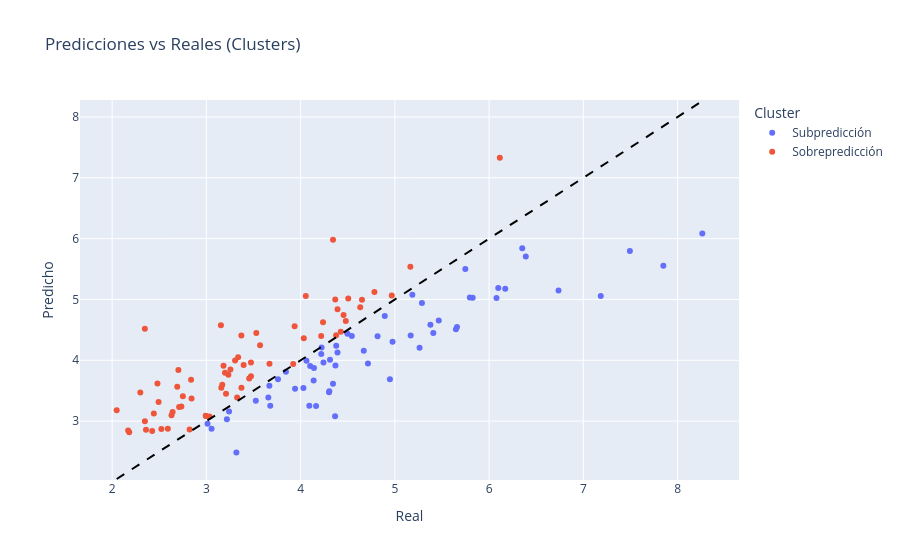

Notebook source saved alongside this figure:
### Code cell
# Cluster: sobre/sub predicción respecto a la identidad
residuos = y_pred - y_test
cluster = pd.Series(['Sobrepredicción' if r > 0 else 'Subpredicción' for r in residuos], 
                     index=y_test.index)

# Visualizar con los 2 clusters
fig = px.scatter(x=y_test, y=y_pred, color=cluster,
                 labels={'x':'Real','y':'Predicho','color':'Cluster'},
                 title='Predicciones vs Reales (Clusters)')
fig.add_shape(type='line', x0=y_test.min(), y0=y_test.min(),
             x1=y_test.max(), y1=y_test.max(),
             line=dict(color='black', dash='dash', width=2))
fig.show()

# Estadísticas por cluster
print("\nEstadísticas por cluster:")
print(f"Sobrepredicción: {(cluster == 'Sobrepredicción').sum()} casos, residuo medio: {residuos[cluster == 'Sobrepredicción'].mean():.4f}")
print(f"Subpredicción: {(cluster == 'Subpredicción').sum()} casos, residuo medio: {residuos[cluster == 'Subpredicción'].mean():.4f}")

### Figure 1 — Plotly figure (JSON) as saved in the notebook; plotly's stock layout.template omitted (floating-point values rounded to 4 significant figures)
{"data": [{"hovertemplate": "Cluster=Subpredicción<br>Real=%{x}<br>Predicho=%{y}<extra></extra>", "legendgroup": "Subpredicción", "marker": {"color": "#636efa", "symbol": "circle"}, "mode": "markers", "name": "Subpredicción", "orientation": "v", "showlegend": true, "type": "scatter", "x": [6.737, 7.494, 5.466, 4.242, 4.67, 5.408, 4.497, 4.816, 3.241, 4.092, 3.76, 3.055, 4.366, 4.714, 4.101, 5.648, 4.344, 3.844, 4.164, 3.524, 5.168, 5.262, 4.948, 5.796, 4.377, 4.142, 4.975, 5.186, 4.37, 7.849, 6.079, 4.391, 3.941, 5.66, 3.657, 5.748, 4.062, 6.352, 3.218, 6.097, 3.318, 5.377, 3.012, 4.543, 4.301, 4.311, 6.389, 7.185, 3.669, 5.287, 8.262, 4.138, 5.826, 6.171, 4.893, 4.304, 3.678, 4.222, 4.219, 4.03], "xaxis": "x", "y": [5.147, 5.798, 4.652, 3.962, 4.158, 4.447, 4.437, 4.394, 3.16, 3.252, 3.686, 2.875, 3.078, 3.945, 3.904, 4.512, 3.612, 3.811, 3.249, 3.336, 4.407, 4.206, 3.687, 5.031, 4.238, 3.873, 4.303, 5.078, 3.913, 5.556, 5.024, 4.129, 3.53, 4.548, 3.387, 5.502, 3.994, 5.841, 3.029, 5.188, 2.486, 4.583, 2.955, 4.398, 3.475, 4.008, 5.707, 5.058, 3.581, 4.941, 6.083, 3.666, 5.026, 5.176, 4.728, 3.492, 3.254, 4.211, 4.105, 3.545], "yaxis": "y"}, {"hovertemplate": "Cluster=Sobrepredicción<br>Real=%{x}<br>Predicho=%{y}<extra></extra>", "legendgroup": "Sobrepredicción", "marker": {"color": "#EF553B", "symbol": "circle"}, "mode": "markers", "name": "Sobrepredicción", "orientation": "v", "showlegend": true, "type": "scatter", "x": [4.238, 4.218, 4.376, 4.505, 3.529, 2.75, 3.473, 4.479, 3.337, 3.669, 2.837, 2.481, 2.843, 2.048, 4.055, 2.299, 3.197, 2.359, 4.391, 3.921, 4.783, 2.993, 4.343, 2.347, 3.395, 3.233, 4.034, 3.208, 4.426, 2.347, 2.691, 3.936, 4.967, 2.17, 5.164, 2.641, 2.591, 2.442, 6.114, 3.473, 3.326, 3.033, 3.182, 2.425, 3.371, 2.181, 3.454, 2.493, 3.168, 2.63, 2.703, 3.372, 4.367, 2.822, 2.735, 3.255, 4.456, 3.158, 3.304, 2.995, 4.632, 3.569, 2.711, 4.651, 3.154, 2.522], "xaxis": "x", "y": [4.626, 4.4, 4.413, 5.017, 4.448, 3.409, 3.739, 4.647, 4.048, 3.942, 3.68, 3.62, 3.37, 3.18, 5.055, 3.469, 3.796, 2.856, 4.837, 3.939, 5.122, 3.088, 5.98, 4.519, 3.92, 3.76, 4.363, 3.451, 4.469, 2.997, 3.563, 4.559, 5.063, 2.847, 5.536, 3.149, 2.874, 3.126, 7.331, 3.965, 3.388, 3.075, 3.909, 2.836, 4.407, 2.817, 3.699, 3.314, 3.599, 3.095, 3.838, 3.549, 4.998, 2.864, 3.241, 3.849, 4.745, 3.547, 3.996, 3.084, 4.871, 4.246, 3.23, 4.996, 4.576, 2.871], "yaxis": "y"}], "layout": {"legend": {"title": {"text": "Cluster"}, "tracegroupgap": 0}, "shapes": [{"line": {"color": "black", "dash": "dash", "width": 2}, "type": "line", "x0": 2.048, "x1": 8.262, "y0": 2.048, "y1": 8.262}], "title": {"text": "Predicciones vs Reales (Clusters)"}, "xaxis": {"anchor": "y", "domain": [0, 1], "title": {"text": "Real"}}, "yaxis": {"anchor": "x", "domain": [0, 1], "title": {"text": "Predicho"}}}}
